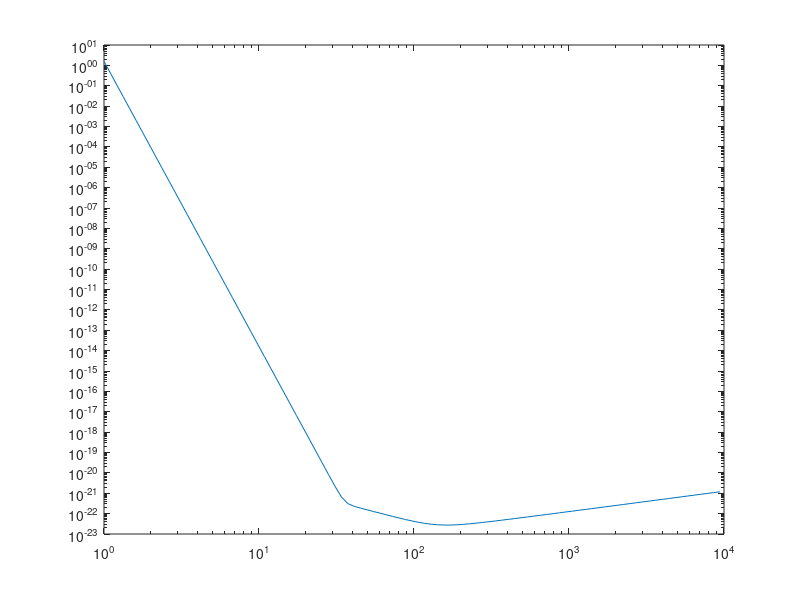
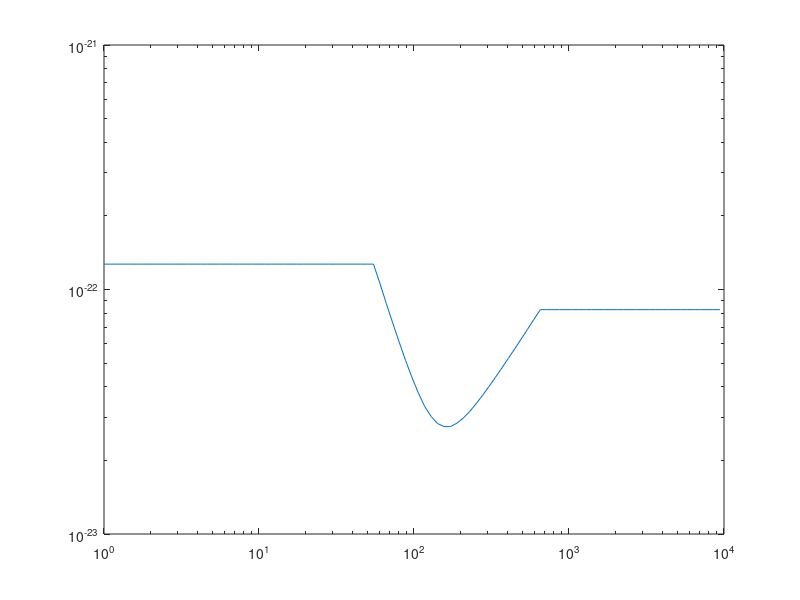

Reproduce these figures in MATLAB, in order. (Note: this script raises an error after producing the figures.)
%% Simulating LIGO noise

%Yu Sang, Mar 5th 2019

% First column is Frequency and second column is is sqrt(PSD)
LIGOsen = load('iLIGOSensitivity.txt','-ascii');
% plot
figure
loglog(LIGOsen(:,1),LIGOsen(:,2))

% for f <= 50 Hz, Sn = Sn(f=50);
% for f >= 700Hz, Sn = Sn(f=700);
LIGOsen(1:42,2) = LIGOsen(43,2);
LIGOsen(70:97,2) = LIGOsen(69,2);
%plot
figure
loglog(LIGOsen(:,1),LIGOsen(:,2))

nSamples = 16384;
sampFreq = 4096;

% choose the target frequency band of (0,sampFreq/2);
freqPSDVec = LIGOsen(1:80,:);
% add f=0 and f=sampFreq/2 to the list
freqPSDVec = [[0,0];freqPSDVec;[sampFreq/2,0]];

% interpolating the modified PSD to a regular grid of frequency values
PSDVec = interp1(freqPSDVec(:,1), freqPSDVec(:,2), 0:1:sampFreq/2);
freqPSDVec_intp = [ (0:1:sampFreq/2)', PSDVec'];

%Generating Colored Gaussian noise
colGN = genColGauNoise(nSamples,freqPSDVec_intp,100,sampFreq);

%plot
figure
plot(colGN)

% Estimate the PSD
figure;
pwelch(colGN, 512,[],[],sampFreq);

